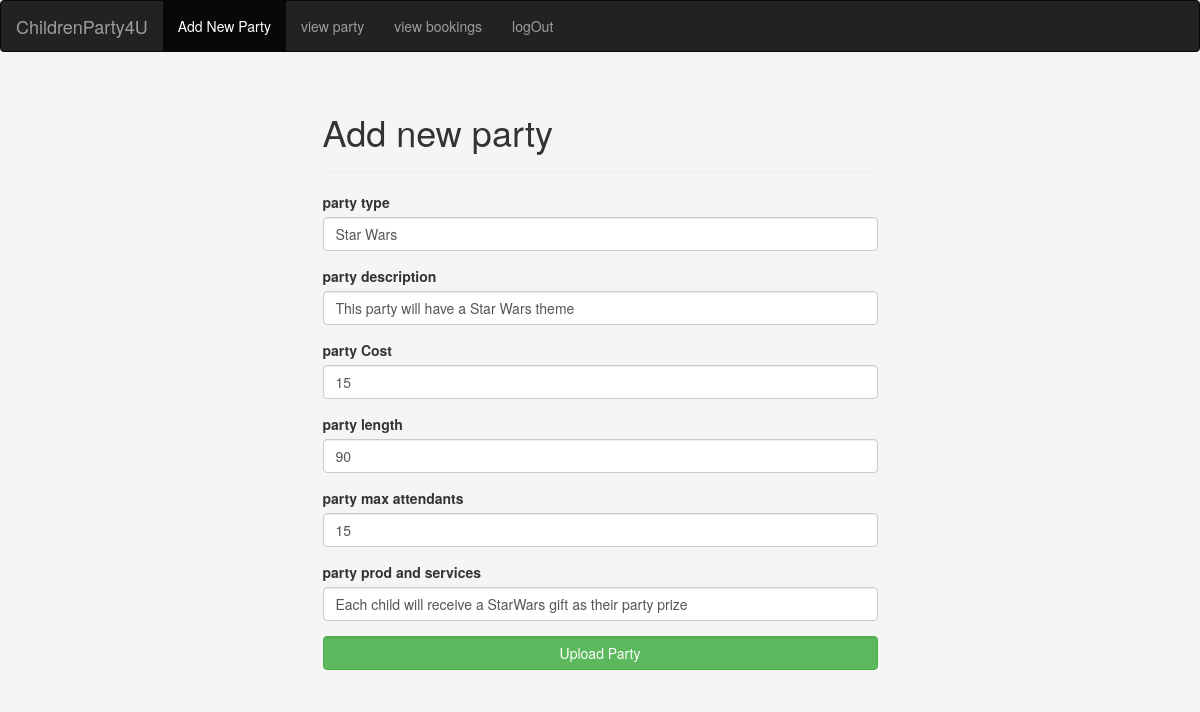
Screenshot of /addnewparty.php?opt=edit&id=6 with the database file from the repository.
### tables this page shows
CREATE TABLE `party` (
  `partyid` int(6) UNSIGNED NOT NULL,
  `partytype` varchar(30) NOT NULL,
  `partyDesc` text NOT NULL,
  `costperchild` double(9,2) DEFAULT NULL,
  `partylength` varchar(30) NOT NULL,
  `nochildattend` varchar(30) NOT NULL,
  `prodnservices` text NOT NULL,
  `reg_date` timestamp NULL DEFAULT NULL,
  `partyImg` varchar(100) NOT NULL
);

### addnewparty.php (the view, shortened to what this page needs)
<?php include 'session.php'; include 'connect.php';  ?>
<!DOCTYPE html>
<html lang="en">
  <head>
    <link rel="stylesheet" href="css/bootstrap.min.css">
    <link rel="stylesheet" href="css/style.css">
  </head>
  <body>
      <nav class="navbar navbar-inverse">
          <div class="container-fluid">
                <div class="navbar-header">
                    <a class="navbar-brand" href="#">ChildrenParty4U</a>
                </div>
                <ul class="nav navbar-nav">
                      <li class="active"><a href="addnewparty.php">Add New Party</a></li>
                      <li><a href="viewparty.php">view party</a></li>
                      <li><a href="viewbookings.php">view bookings</a></li>
                      <li><a href="logout.php">logOut</a></li>
                </ul>
          </div>
      </nav>
          <?php $get = false;
          if (isset($_GET['opt'])) {
              if($_GET['opt'] === 'del')
              {
                  $del = $db->prepare('DELETE FROM party WHERE partyid = ?');
                  if($del->execute(array($_GET['id'])))
                  {
                      echo 'article deleted';
                  }
                  else {
                      echo 'delete error';
                  }
              }
              elseif ($_GET['opt'] === 'edit') {
                  $act = $db->prepare('SELECT * FROM party WHERE partyid = ?');
                  $act->execute(array($_GET['id']));
                  if($a = $act->fetch())
                  {
                     $get = true;
                  }
              }
          } ?>
      <div class="container-fluid">
          <div class="col-xs-6 col-xs-push-3">
              <div class="page-header">
                  <h1>Add new party</h1>
                </div>
              <form class="" action="addnewparty.php<?php echo ($get) ? '?opt=edit&id='.$a['partyid'] : '' ; ?>" method="post" enctype="multipart/form-data">
                  <div class="form-group">
                    <label for="">party type</label>
                    <input required="" type="text" class="form-control" id="" value="<?php echo ($get) ? $a['partytype'] : '' ; ?>" name="ptype">
                  </div>
                  <div class="form-group">
                    <label for="">party description</label>
                    <input required="" type="text" class="form-control" id="" value="<?php echo ($get) ? $a['partyDesc'] : '' ; ?>" name="pdesc">
                  </div>
                  <div class="form-group">
                    <label for="">party Cost</label>
                    <input required="" type="number" class="form-control" id="" value="<?php echo ($get) ? $a['costperchild'] : '' ; ?>" name="pcost">
                  </div>
                  <div class="form-group">
                    <label for="">party length</label>
                    <input required="" type="number" class="form-control" id="" value="<?php echo ($get) ? $a['partylength'] : '' ; ?>" name="plen">
                  </div>
                  <div class="form-group">
                    <label for="">party max attendants</label>
                    <input required="" type="number" class="form-control" id="" value="<?php echo ($get) ? $a['nochildattend'] : '' ; ?>" name="pma">
                  </div>
                  <div class="form-group">
                    <label for="">party prod and services</label>
                    <input required="" type="text" class="form-control" id="" value="<?php echo ($get) ? $a['prodnservices'] : '' ; ?>" name="pns">
                  </div>
                  <div class="form-group">
                    <input type="submit" class="btn btn-success form-control"  value="<?php echo ($get) ? 'Upload Party' : 'Add Party' ; ?>" id="" placeholder="" name="add">
                  </div>
              </form>
          </div>
      </div>
  </body>
</html>

### css/style.css (style rules this page uses)
body { background-color: whitesmoke; }

### rows the page displays
party: ptype "Star Wars", pdesc "This party will have a Star Wars theme", pcost "15", plen "90", pma "15", pns "Each child will receive a StarWars gift as their party prize"
